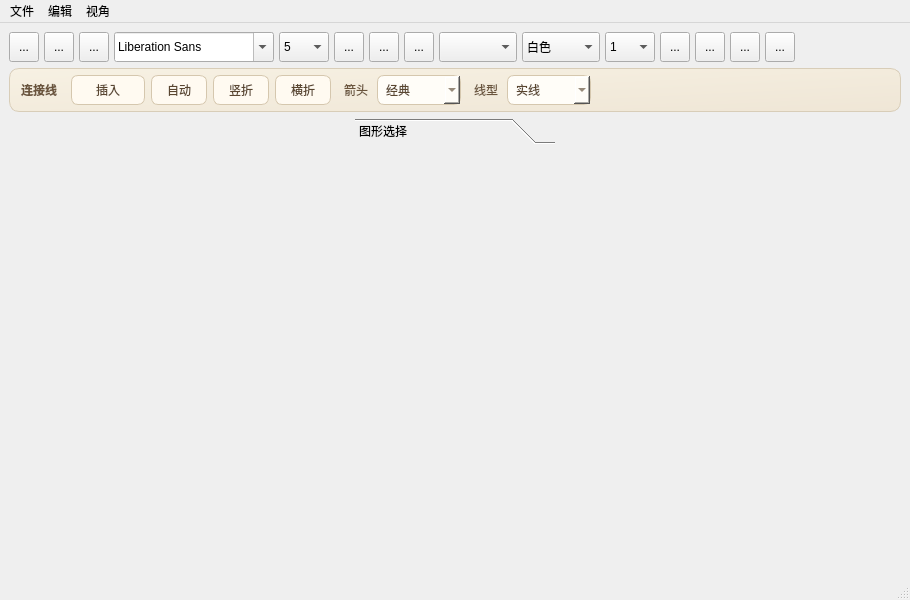
<?xml version="1.0" encoding="UTF-8"?>
<ui version="4.0">
 <class>MainWindow</class>
 <widget class="QMainWindow" name="MainWindow">
  <property name="geometry">
   <rect>
    <x>0</x>
    <y>0</y>
    <width>910</width>
    <height>600</height>
   </rect>
  </property>
  <property name="minimumSize">
   <size>
    <width>0</width>
    <height>40</height>
   </size>
  </property>
  <property name="windowTitle">
   <string>MainWindow</string>
  </property>
  <widget class="QWidget" name="centralwidget">
   <layout class="QHBoxLayout" name="horizontalLayout_6">
    <item>
     <layout class="QVBoxLayout" name="verticalLayout">
      <item>
       <layout class="QHBoxLayout" name="horizontalLayout">
        <property name="spacing">
         <number>5</number>
        </property>
        <property name="leftMargin">
         <number>0</number>
        </property>
        <property name="topMargin">
         <number>0</number>
        </property>
        <property name="rightMargin">
         <number>0</number>
        </property>
        <property name="bottomMargin">
         <number>0</number>
        </property>
        <item>
         <widget class="QToolButton" name="toolButton_3">
          <property name="minimumSize">
           <size>
            <width>30</width>
            <height>30</height>
           </size>
          </property>
          <property name="maximumSize">
           <size>
            <width>30</width>
            <height>40</height>
           </size>
          </property>
          <property name="whatsThis">
           <string>&lt;html&gt;&lt;head/&gt;&lt;body&gt;&lt;p&gt;删除&lt;/p&gt;&lt;p&gt;&lt;br/&gt;&lt;/p&gt;&lt;/body&gt;&lt;/html&gt;</string>
          </property>
          <property name="text">
           <string>...</string>
          </property>
          <property name="icon">
           <iconset resource="img.qrc">
            <normaloff>:/image/delete.png</normaloff>:/image/delete.png</iconset>
          </property>
          <property name="iconSize">
           <size>
            <width>20</width>
            <height>20</height>
           </size>
          </property>
          <property name="shortcut">
           <string>Del</string>
          </property>
         </widget>
        </item>
        <item>
         <widget class="QToolButton" name="toolButton_2">
          <property name="minimumSize">
           <size>
            <width>30</width>
            <height>30</height>
           </size>
          </property>
          <property name="whatsThis">
           <string>&lt;html&gt;&lt;head/&gt;&lt;body&gt;&lt;p&gt;显示在上层&lt;/p&gt;&lt;/body&gt;&lt;/html&gt;</string>
          </property>
          <property name="text">
           <string>...</string>
          </property>
          <property name="icon">
           <iconset resource="img.qrc">
            <normaloff>:/image/bring-to-front.png</normaloff>:/image/bring-to-front.png</iconset>
          </property>
          <property name="iconSize">
           <size>
            <width>20</width>
            <height>20</height>
           </size>
          </property>
         </widget>
        </item>
        <item>
         <widget class="QToolButton" name="toolButton">
          <property name="minimumSize">
           <size>
            <width>30</width>
            <height>30</height>
           </size>
          </property>
          <property name="whatsThis">
           <string>&lt;html&gt;&lt;head/&gt;&lt;body&gt;&lt;p&gt;显示在下层&lt;/p&gt;&lt;/body&gt;&lt;/html&gt;</string>
          </property>
          <property name="text">
           <string>...</string>
          </property>
          <property name="icon">
           <iconset resource="img.qrc">
            <normaloff>:/image/send-to-back.png</normaloff>:/image/send-to-back.png</iconset>
          </property>
          <property name="iconSize">
           <size>
            <width>20</width>
            <height>20</height>
           </size>
          </property>
         </widget>
        </item>
        <item>
         <widget class="QFontComboBox" name="fontComboBox">
          <property name="minimumSize">
           <size>
            <width>0</width>
            <height>30</height>
           </size>
          </property>
          <property name="maximumSize">
           <size>
            <width>160</width>
            <height>16777215</height>
           </size>
          </property>
         </widget>
        </item>
        <item>
         <widget class="QComboBox" name="comboBox">
          <property name="minimumSize">
           <size>
            <width>50</width>
            <height>30</height>
           </size>
          </property>
          <property name="maximumSize">
           <size>
            <width>50</width>
            <height>16777215</height>
           </size>
          </property>
          <item>
           <property name="text">
            <string>5</string>
           </property>
          </item>
          <item>
           <property name="text">
            <string>6</string>
           </property>
          </item>
          <item>
           <property name="text">
            <string>7</string>
           </property>
          </item>
          <item>
           <property name="text">
            <string>8</string>
           </property>
          </item>
          <item>
           <property name="text">
            <string>9</string>
           </property>
          </item>
          <item>
           <property name="text">
            <string>12</string>
           </property>
          </item>
          <item>
           <property name="text">
            <string>15</string>
           </property>
          </item>
          <item>
           <property name="text">
            <string>18</string>
           </property>
          </item>
          <item>
           <property name="text">
            <string>21</string>
           </property>
          </item>
          <item>
           <property name="text">
            <string>25</string>
           </property>
          </item>
          <item>
           <property name="text">
            <string>30</string>
           </property>
          </item>
          <item>
           <property name="text">
            <string>40</string>
           </property>
          </item>
         </widget>
        </item>
        <item>
         <widget class="QToolButton" name="toolButton_4">
          <property name="minimumSize">
           <size>
            <width>30</width>
            <height>30</height>
           </size>
          </property>
          <property name="text">
           <string>...</string>
          </property>
          <property name="icon">
           <iconset resource="img.qrc">
            <normaloff>:/image/bold.png</normaloff>:/image/bold.png</iconset>
          </property>
          <property name="iconSize">
           <size>
            <width>20</width>
            <height>20</height>
           </size>
          </property>
         </widget>
        </item>
        <item>
         <widget class="QToolButton" name="toolButton_5">
          <property name="minimumSize">
           <size>
            <width>30</width>
            <height>30</height>
           </size>
          </property>
          <property name="text">
           <string>...</string>
          </property>
          <property name="icon">
           <iconset resource="img.qrc">
            <normaloff>:/image/italic.png</normaloff>:/image/italic.png</iconset>
          </property>
          <property name="iconSize">
           <size>
            <width>20</width>
            <height>20</height>
           </size>
          </property>
         </widget>
        </item>
        <item>
         <widget class="QToolButton" name="toolButton_6">
          <property name="minimumSize">
           <size>
            <width>30</width>
            <height>30</height>
           </size>
          </property>
          <property name="text">
           <string>...</string>
          </property>
          <property name="icon">
           <iconset resource="img.qrc">
            <normaloff>:/image/underline.png</normaloff>:/image/underline.png</iconset>
          </property>
          <property name="iconSize">
           <size>
            <width>20</width>
            <height>20</height>
           </size>
          </property>
         </widget>
        </item>
        <item>
         <widget class="QComboBox" name="comboBox_2">
          <property name="minimumSize">
           <size>
            <width>50</width>
            <height>30</height>
           </size>
          </property>
          <property name="maximumSize">
           <size>
            <width>100</width>
            <height>16777215</height>
           </size>
          </property>
          <property name="toolTip">
           <string>填充颜色</string>
          </property>
          <property name="currentText">
           <string/>
          </property>
          <property name="placeholderText">
           <string>填充颜色</string>
          </property>
          <item>
           <property name="text">
            <string>黑色</string>
           </property>
           <property name="icon">
            <iconset resource="img.qrc">
             <normaloff>:/image/black.png</normaloff>:/image/black.png</iconset>
           </property>
          </item>
          <item>
           <property name="text">
            <string>蓝色</string>
           </property>
           <property name="icon">
            <iconset resource="img.qrc">
             <normaloff>:/image/blue.png</normaloff>:/image/blue.png</iconset>
           </property>
          </item>
          <item>
           <property name="text">
            <string>红色</string>
           </property>
           <property name="icon">
            <iconset resource="img.qrc">
             <normaloff>:/image/red.png</normaloff>:/image/red.png</iconset>
           </property>
          </item>
          <item>
           <property name="text">
            <string>黄色</string>
           </property>
           <property name="icon">
            <iconset resource="img.qrc">
             <normaloff>:/image/yellow.png</normaloff>:/image/yellow.png</iconset>
           </property>
          </item>
          <item>
           <property name="text">
            <string>绿色</string>
           </property>
           <property name="icon">
            <iconset resource="img.qrc">
             <normaloff>:/image/green.png</normaloff>:/image/green.png</iconset>
           </property>
          </item>
          <item>
           <property name="text">
            <string>其他颜色</string>
           </property>
          </item>
         </widget>
        </item>
        <item>
         <widget class="QComboBox" name="comboBox_4">
          <property name="minimumSize">
           <size>
            <width>0</width>
            <height>30</height>
           </size>
          </property>
          <property name="maximumSize">
           <size>
            <width>100</width>
            <height>16777215</height>
           </size>
          </property>
          <property name="toolTip">
           <string>图形颜色</string>
          </property>
          <property name="whatsThis">
           <string>&lt;html&gt;&lt;head/&gt;&lt;body&gt;&lt;p&gt;边框颜色&lt;/p&gt;&lt;/body&gt;&lt;/html&gt;</string>
          </property>
          <item>
           <property name="text">
            <string>白色</string>
           </property>
           <property name="icon">
            <iconset resource="img.qrc">
             <normaloff>:/image/white.png</normaloff>:/image/white.png</iconset>
           </property>
          </item>
          <item>
           <property name="text">
            <string>黑色</string>
           </property>
           <property name="icon">
            <iconset resource="img.qrc">
             <normaloff>:/image/black.png</normaloff>:/image/black.png</iconset>
           </property>
          </item>
          <item>
           <property name="text">
            <string>蓝色</string>
           </property>
           <property name="icon">
            <iconset resource="img.qrc">
             <normaloff>:/image/blue.png</normaloff>:/image/blue.png</iconset>
           </property>
          </item>
          <item>
           <property name="text">
            <string>红色</string>
           </property>
           <property name="icon">
            <iconset resource="img.qrc">
             <normaloff>:/image/red.png</normaloff>:/image/red.png</iconset>
           </property>
          </item>
          <item>
           <property name="text">
            <string>黄色</string>
           </property>
           <property name="icon">
            <iconset resource="img.qrc">
             <normaloff>:/image/yellow.png</normaloff>:/image/yellow.png</iconset>
           </property>
          </item>
          <item>
           <property name="text">
            <string>绿色</string>
           </property>
           <property name="icon">
            <iconset resource="img.qrc">
             <normaloff>:/image/green.png</normaloff>:/image/green.png</iconset>
           </property>
          </item>
          <item>
           <property name="text">
            <string>其他颜色</string>
           </property>
          </item>
         </widget>
        </item>
        <item>
         <widget class="QComboBox" name="comboBox_3">
          <property name="minimumSize">
           <size>
            <width>50</width>
            <height>30</height>
           </size>
          </property>
          <property name="maximumSize">
           <size>
            <width>50</width>
            <height>16777215</height>
           </size>
          </property>
          <property name="whatsThis">
           <string>&lt;html&gt;&lt;head/&gt;&lt;body&gt;&lt;p&gt;边框粗细&lt;/p&gt;&lt;p&gt;&lt;br/&gt;&lt;/p&gt;&lt;/body&gt;&lt;/html&gt;</string>
          </property>
          <item>
           <property name="text">
            <string>1</string>
           </property>
          </item>
          <item>
           <property name="text">
            <string>4</string>
           </property>
          </item>
          <item>
           <property name="text">
            <string>7</string>
           </property>
          </item>
          <item>
           <property name="text">
            <string>10</string>
           </property>
          </item>
          <item>
           <property name="text">
            <string>13</string>
           </property>
          </item>
          <item>
           <property name="text">
            <string>16</string>
           </property>
          </item>
          <item>
           <property name="text">
            <string>19</string>
           </property>
          </item>
          <item>
           <property name="text">
            <string>22</string>
           </property>
          </item>
          <item>
           <property name="text">
            <string>25</string>
           </property>
          </item>
          <item>
           <property name="text">
            <string>28</string>
           </property>
          </item>
         </widget>
        </item>
        <item>
         <widget class="QToolButton" name="toolButton_17">
          <property name="minimumSize">
           <size>
            <width>30</width>
            <height>30</height>
           </size>
          </property>
          <property name="text">
           <string>...</string>
          </property>
          <property name="icon">
           <iconset resource="img.qrc">
            <normaloff>:/image/magnify.png</normaloff>:/image/magnify.png</iconset>
          </property>
          <property name="iconSize">
           <size>
            <width>20</width>
            <height>20</height>
           </size>
          </property>
         </widget>
        </item>
        <item>
         <widget class="QToolButton" name="toolButton_18">
          <property name="minimumSize">
           <size>
            <width>30</width>
            <height>30</height>
           </size>
          </property>
          <property name="text">
           <string>...</string>
          </property>
          <property name="icon">
           <iconset resource="img.qrc">
            <normaloff>:/image/lessen.png</normaloff>:/image/lessen.png</iconset>
          </property>
          <property name="iconSize">
           <size>
            <width>20</width>
            <height>20</height>
           </size>
          </property>
         </widget>
        </item>
        <item>
         <widget class="QToolButton" name="toolButton_19">
          <property name="minimumSize">
           <size>
            <width>30</width>
            <height>30</height>
           </size>
          </property>
          <property name="text">
           <string>...</string>
          </property>
          <property name="icon">
           <iconset resource="img.qrc">
            <normaloff>:/image/left.png</normaloff>:/image/left.png</iconset>
          </property>
          <property name="iconSize">
           <size>
            <width>20</width>
            <height>20</height>
           </size>
          </property>
         </widget>
        </item>
        <item>
         <widget class="QToolButton" name="toolButton_20">
          <property name="minimumSize">
           <size>
            <width>30</width>
            <height>30</height>
           </size>
          </property>
          <property name="text">
           <string>...</string>
          </property>
          <property name="icon">
           <iconset resource="img.qrc">
            <normaloff>:/image/right.png</normaloff>:/image/right.png</iconset>
          </property>
          <property name="iconSize">
           <size>
            <width>20</width>
            <height>20</height>
           </size>
          </property>
         </widget>
        </item>
        <item>
         <spacer name="horizontalSpacer">
          <property name="orientation">
           <enum>Qt::Horizontal</enum>
          </property>
          <property name="sizeHint" stdset="0">
           <size>
            <width>40</width>
            <height>20</height>
           </size>
          </property>
         </spacer>
        </item>
       </layout>
      </item>
      <item>
       <widget class="QFrame" name="connectorBarFrame">
        <property name="styleSheet">
         <string notr="true">QFrame#connectorBarFrame{background:qlineargradient(x1:0,y1:0,x2:1,y2:1,stop:0 #f7f1e3, stop:1 #efe6d6);border:1px solid #d8cdb8;border-radius:10px;} QToolButton#connectorInsertButton,QToolButton#connectorAutoButton,QToolButton#connectorVerticalButton,QToolButton#connectorHorizontalButton{background:#fffaf1;border:1px solid #d5c7ae;border-radius:7px;padding:4px 10px;color:#5a4630;} QToolButton#connectorInsertButton:hover,QToolButton#connectorAutoButton:hover,QToolButton#connectorVerticalButton:hover,QToolButton#connectorHorizontalButton:hover{background:#f2e6cf;} QComboBox#connectorHeadCombo,QComboBox#connectorPatternCombo{background:#fffdf8;border:1px solid #d5c7ae;border-radius:7px;padding:3px 8px;color:#5a4630;}</string>
        </property>
        <property name="frameShape">
         <enum>QFrame::NoFrame</enum>
        </property>
        <layout class="QHBoxLayout" name="horizontalLayout_connectorBar">
         <property name="spacing">
          <number>6</number>
         </property>
         <property name="leftMargin">
          <number>8</number>
         </property>
         <property name="topMargin">
          <number>6</number>
         </property>
         <property name="rightMargin">
          <number>8</number>
         </property>
         <property name="bottomMargin">
          <number>6</number>
         </property>
         <item>
          <widget class="QLabel" name="connectorBarLabel">
           <property name="styleSheet">
            <string notr="true">color:#6a543c;font-weight:600;padding-right:4px;</string>
           </property>
           <property name="text">
            <string>连接线</string>
           </property>
          </widget>
         </item>
         <item>
          <widget class="QToolButton" name="connectorInsertButton">
           <property name="minimumSize">
            <size>
             <width>74</width>
             <height>30</height>
            </size>
           </property>
           <property name="icon">
            <iconset resource="img.qrc">
             <normaloff>:/image/Allowline.png</normaloff>:/image/Allowline.png</iconset>
           </property>
           <property name="toolButtonStyle">
            <enum>Qt::ToolButtonTextBesideIcon</enum>
           </property>
           <property name="text">
            <string>插入</string>
           </property>
          </widget>
         </item>
         <item>
          <widget class="QToolButton" name="connectorAutoButton">
           <property name="minimumSize">
            <size>
             <width>56</width>
             <height>30</height>
            </size>
           </property>
           <property name="text">
            <string>自动</string>
           </property>
          </widget>
         </item>
         <item>
          <widget class="QToolButton" name="connectorVerticalButton">
           <property name="minimumSize">
            <size>
             <width>56</width>
             <height>30</height>
            </size>
           </property>
           <property name="text">
            <string>竖折</string>
           </property>
          </widget>
         </item>
         <item>
          <widget class="QToolButton" name="connectorHorizontalButton">
           <property name="minimumSize">
            <size>
             <width>56</width>
             <height>30</height>
            </size>
           </property>
           <property name="text">
            <string>横折</string>
           </property>
          </widget>
         </item>
         <item>
          <widget class="QLabel" name="connectorHeadLabel">
           <property name="styleSheet">
            <string notr="true">color:#6a543c;padding-left:4px;</string>
           </property>
           <property name="text">
            <string>箭头</string>
           </property>
          </widget>
         </item>
         <item>
          <widget class="QComboBox" name="connectorHeadCombo">
           <property name="minimumSize">
            <size>
             <width>84</width>
             <height>30</height>
            </size>
           </property>
           <item>
            <property name="text">
             <string>经典</string>
            </property>
           </item>
           <item>
            <property name="text">
             <string>隐锋</string>
            </property>
           </item>
           <item>
            <property name="text">
             <string>菱形</string>
            </property>
           </item>
           <item>
            <property name="text">
             <string>圆点</string>
            </property>
           </item>
          </widget>
         </item>
         <item>
          <widget class="QLabel" name="connectorPatternLabel">
           <property name="styleSheet">
            <string notr="true">color:#6a543c;padding-left:4px;</string>
           </property>
           <property name="text">
            <string>线型</string>
           </property>
          </widget>
         </item>
         <item>
          <widget class="QComboBox" name="connectorPatternCombo">
           <property name="minimumSize">
            <size>
             <width>84</width>
             <height>30</height>
            </size>
           </property>
           <item>
            <property name="text">
             <string>实线</string>
            </property>
           </item>
           <item>
            <property name="text">
             <string>虚线</string>
            </property>
           </item>
           <item>
            <property name="text">
             <string>点线</string>
            </property>
           </item>
          </widget>
         </item>
         <item>
          <spacer name="horizontalSpacer_connectorBar">
           <property name="orientation">
            <enum>Qt::Horizontal</enum>
           </property>
           <property name="sizeHint" stdset="0">
            <size>
             <width>40</width>
             <height>20</height>
            </size>
           </property>
          </spacer>
         </item>
        </layout>
       </widget>
      </item>
      <item>
       <layout class="QHBoxLayout" name="horizontalLayout_5">
        <item>
         <widget class="QToolBox" name="toolBox">
          <property name="maximumSize">
           <size>
            <width>200</width>
            <height>16777215</height>
           </size>
          </property>
          <property name="currentIndex">
           <number>0</number>
          </property>
          <widget class="QWidget" name="page">
           <property name="geometry">
            <rect>
             <x>0</x>
             <y>0</y>
             <width>200</width>
             <height>485</height>
            </rect>
           </property>
           <attribute name="label">
            <string>图形选择</string>
           </attribute>
           <layout class="QHBoxLayout" name="horizontalLayout_2">
            <item>
             <layout class="QFormLayout" name="formLayout"/>
            </item>
           </layout>
          </widget>
         </widget>
        </item>
        <item>
         <layout class="QGridLayout" name="gridLayout"/>
        </item>
       </layout>
      </item>
     </layout>
    </item>
   </layout>
  </widget>
  <widget class="QMenuBar" name="menubar">
   <property name="geometry">
    <rect>
     <x>0</x>
     <y>0</y>
     <width>910</width>
     <height>17</height>
    </rect>
   </property>
   <widget class="QMenu" name="menu">
    <property name="title">
     <string>文件</string>
    </property>
    <widget class="QMenu" name="menu_4">
     <property name="title">
      <string>导出为</string>
     </property>
     <addaction name="actionsvg"/>
     <addaction name="actionpng"/>
    </widget>
    <addaction name="newAction"/>
    <addaction name="openAction"/>
    <addaction name="action"/>
    <addaction name="menu_4"/>
    <addaction name="separator"/>
    <addaction name="closeaction"/>
    <addaction name="action_4"/>
   </widget>
   <widget class="QMenu" name="menu_2">
    <property name="title">
     <string>编辑</string>
    </property>
    <addaction name="copyAction"/>
    <addaction name="pasteAction"/>
    <addaction name="cutAction"/>
    <addaction name="revertAction"/>
    <addaction name="allAction"/>
   </widget>
   <widget class="QMenu" name="menu_3">
    <property name="title">
     <string>视角</string>
    </property>
    <addaction name="enlargeAction"/>
    <addaction name="lessenAction"/>
    <addaction name="leftAction"/>
    <addaction name="rightAction"/>
   </widget>
   <addaction name="menu"/>
   <addaction name="menu_2"/>
   <addaction name="menu_3"/>
  </widget>
  <widget class="QStatusBar" name="statusbar"/>
  <action name="newAction">
   <property name="icon">
    <iconset theme="QIcon::ThemeIcon::ListAdd"/>
   </property>
   <property name="text">
    <string>新建</string>
   </property>
   <property name="shortcut">
    <string>Ctrl+N</string>
   </property>
   <property name="menuRole">
    <enum>QAction::NoRole</enum>
   </property>
  </action>
  <action name="openAction">
   <property name="icon">
    <iconset theme="QIcon::ThemeIcon::DocumentOpen"/>
   </property>
   <property name="text">
    <string>打开</string>
   </property>
   <property name="shortcut">
    <string>Ctrl+O</string>
   </property>
   <property name="menuRole">
    <enum>QAction::NoRole</enum>
   </property>
  </action>
  <action name="saveAction">
   <property name="icon">
    <iconset theme="QIcon::ThemeIcon::DocumentSave"/>
   </property>
   <property name="text">
    <string>保存</string>
   </property>
   <property name="shortcut">
    <string>Ctrl+S</string>
   </property>
   <property name="menuRole">
    <enum>QAction::NoRole</enum>
   </property>
  </action>
  <action name="copyAction">
   <property name="icon">
    <iconset theme="QIcon::ThemeIcon::EditCopy"/>
   </property>
   <property name="text">
    <string>复制</string>
   </property>
   <property name="shortcut">
    <string>Ctrl+C</string>
   </property>
   <property name="menuRole">
    <enum>QAction::NoRole</enum>
   </property>
  </action>
  <action name="pasteAction">
   <property name="icon">
    <iconset theme="QIcon::ThemeIcon::EditPaste"/>
   </property>
   <property name="text">
    <string>粘贴</string>
   </property>
   <property name="shortcut">
    <string>Ctrl+V</string>
   </property>
   <property name="menuRole">
    <enum>QAction::NoRole</enum>
   </property>
  </action>
  <action name="cutAction">
   <property name="icon">
    <iconset theme="QIcon::ThemeIcon::EditCut"/>
   </property>
   <property name="text">
    <string>剪切</string>
   </property>
   <property name="shortcut">
    <string>Ctrl+X</string>
   </property>
   <property name="menuRole">
    <enum>QAction::NoRole</enum>
   </property>
  </action>
  <action name="revertAction">
   <property name="icon">
    <iconset theme="QIcon::ThemeIcon::DocumentRevert"/>
   </property>
   <property name="text">
    <string>撤销</string>
   </property>
   <property name="shortcut">
    <string>Ctrl+Z</string>
   </property>
   <property name="menuRole">
    <enum>QAction::NoRole</enum>
   </property>
  </action>
  <action name="allAction">
   <property name="icon">
    <iconset theme="QIcon::ThemeIcon::EditSelectAll"/>
   </property>
   <property name="text">
    <string>全选</string>
   </property>
   <property name="shortcut">
    <string>Ctrl+A</string>
   </property>
   <property name="menuRole">
    <enum>QAction::NoRole</enum>
   </property>
  </action>
  <action name="enlargeAction">
   <property name="icon">
    <iconset theme="QIcon::ThemeIcon::ZoomIn"/>
   </property>
   <property name="text">
    <string>放大</string>
   </property>
   <property name="shortcut">
    <string>Ctrl+Up</string>
   </property>
   <property name="menuRole">
    <enum>QAction::NoRole</enum>
   </property>
  </action>
  <action name="lessenAction">
   <property name="icon">
    <iconset theme="QIcon::ThemeIcon::ZoomOut"/>
   </property>
   <property name="text">
    <string>缩小</string>
   </property>
   <property name="shortcut">
    <string>Ctrl+Down</string>
   </property>
   <property name="menuRole">
    <enum>QAction::NoRole</enum>
   </property>
  </action>
  <action name="leftAction">
   <property name="icon">
    <iconset theme="QIcon::ThemeIcon::ViewRestore"/>
   </property>
   <property name="text">
    <string>左旋</string>
   </property>
   <property name="shortcut">
    <string>Ctrl+Left</string>
   </property>
   <property name="menuRole">
    <enum>QAction::NoRole</enum>
   </property>
  </action>
  <action name="rightAction">
   <property name="icon">
    <iconset theme="QIcon::ThemeIcon::ViewRefresh"/>
   </property>
   <property name="text">
    <string>右旋</string>
   </property>
   <property name="shortcut">
    <string>Ctrl+Right</string>
   </property>
   <property name="menuRole">
    <enum>QAction::NoRole</enum>
   </property>
  </action>
  <action name="actionsvg">
   <property name="text">
    <string>svg</string>
   </property>
  </action>
  <action name="actionpng">
   <property name="text">
    <string>png</string>
   </property>
  </action>
  <action name="action">
   <property name="text">
    <string>保存</string>
   </property>
   <property name="shortcut">
    <string>Ctrl+S</string>
   </property>
  </action>
  <action name="action_2">
   <property name="text">
    <string>打开</string>
   </property>
  </action>
  <action name="closeaction">
   <property name="text">
    <string>关闭</string>
   </property>
  </action>
  <action name="action_4">
   <property name="text">
    <string>保存并关闭</string>
   </property>
  </action>
 </widget>
 <resources>
  <include location="img.qrc"/>
 </resources>
 <connections/>
</ui>
